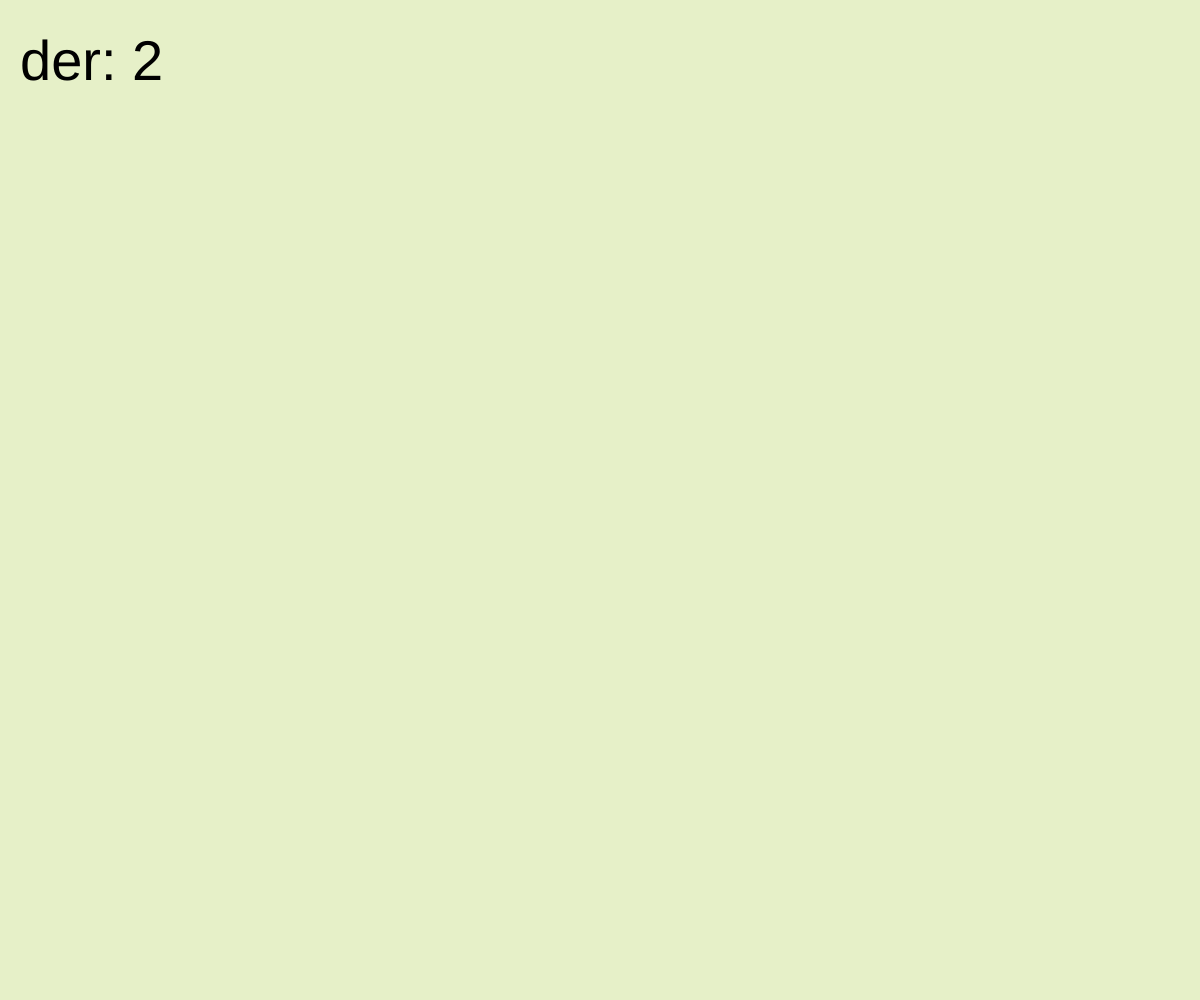
Frame 1 (no input)
Frame 60 (no input): identical to frame 1, image omitted
Frame 120 (the mouse pressed at the canvas centre since frame 60): identical to frame 1, image omitted

The p5.js sketch that drew this single still picture (run headless with seeded random() and noise() and a simulated clock; from frame 60 on, the mouse is pressed at the canvas centre):

// p5.js sketch
// ── sketch.js

// create an empty array
var myArray = [];

// create a filled, array
// in this case, we have placed in integers
var numArray = [2, 4, 9, 100];

var bg_color;

function setup() {
    createCanvas(windowWidth,windowHeight);
    bg_color = color(230, 240, 200);
    background(bg_color);


    // Find and return the first index where the element value equals the value placed as an argumengt to .indexOf(arg)
    var der = [12, 5, 8, 130, 44].indexOf(8);

    textSize(56);
    text("der: " + der, 20, 80);

}

function draw() {

}
